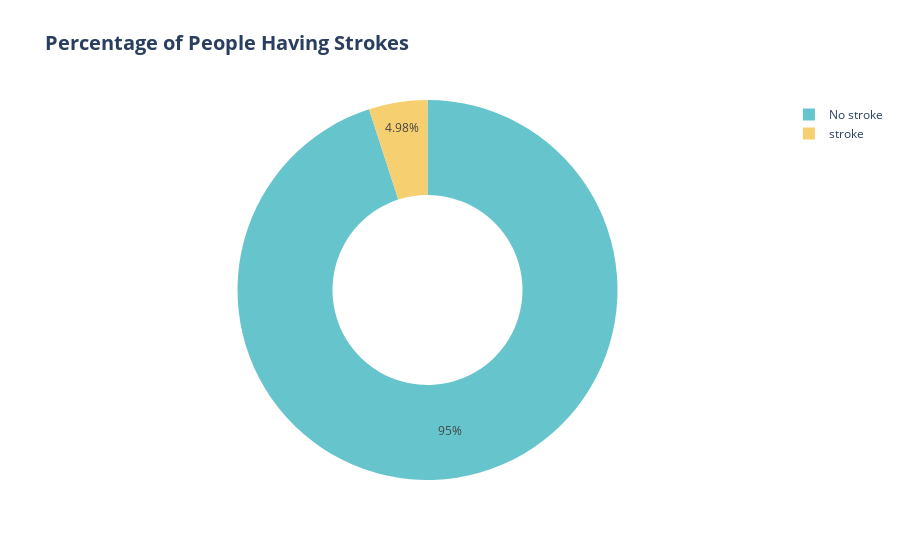

Write notebook code for a chart like this one.
### Markdown cell above
# Handling imbalance data

### Code cell
fig=px.pie(df,values=df[target_feature].value_counts(),
           names=["No stroke","stroke"],title="<b>Percentage of People Having Strokes",
           hole=.5,
       color_discrete_sequence=px.colors.qualitative.Pastel,template="plotly")
fig.update_layout(title_font_size=20)
fig.show()

### Figure 1 — Plotly figure (JSON) as saved in the notebook; plotly's stock layout.template omitted (floating-point values rounded to 4 significant figures)
{"data": [{"domain": {"x": [0, 1], "y": [0, 1]}, "hole": 0.5, "hovertemplate": "label=%{label}<br>value=%{value}<extra></extra>", "labels": ["No stroke", "stroke"], "legendgroup": "", "name": "", "showlegend": true, "type": "pie", "values": [4733, 248]}], "layout": {"legend": {"tracegroupgap": 0}, "piecolorway": ["rgb(102, 197, 204)", "rgb(246, 207, 113)", "rgb(248, 156, 116)", "rgb(220, 176, 242)", "rgb(135, 197, 95)", "rgb(158, 185, 243)", "rgb(254, 136, 177)", "rgb(201, 219, 116)", "rgb(139, 224, 164)", "rgb(180, 151, 231)", "rgb(179, 179, 179)"], "title": {"font": {"size": 20}, "text": "<b>Percentage of People Having Strokes"}}}
